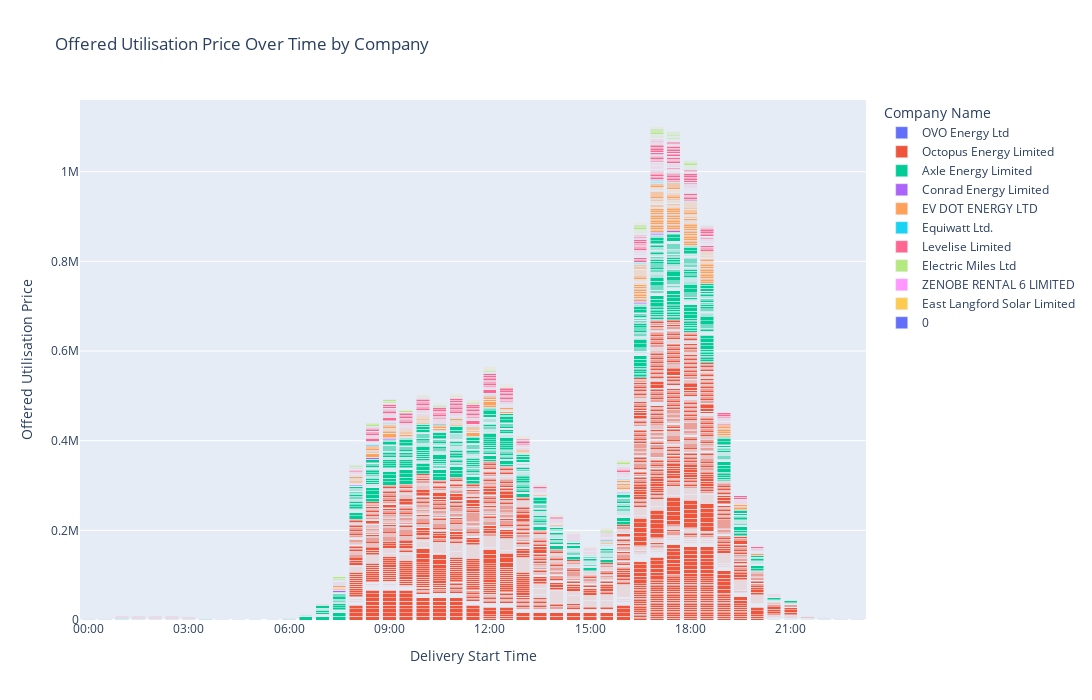

Notebook source saved alongside this figure:
### Markdown cell above
### Time of Day for Capaicity Utilisation pricing

### Code cell
data['Delivery Start Time'] = pd.to_datetime(data['Delivery Start Time'], format='%H:%M:%S')

fig = px.bar(data, 
              x='Delivery Start Time', 
              y='Offered Utilisation Price', 
              color='Company Name', 
              barmode='stack',  # Group bars by company
              title='Offered Utilisation Price Over Time by Company',
              labels={'Delivery Start Time': 'Delivery Start Time',
                      'Offered Utilisation Price': 'Offered Utilisation Price'},
            height=700, width=1500)

# Update layout for better appearance
fig.update_layout(
    xaxis_title='Delivery Start Time',
    yaxis_title='Offered Utilisation Price',
    xaxis=dict(tickformat='%H:%M'),  # Format x-axis for time
    legend_title='Company Name'
)

# Show the plot
fig.show()

### Figure 1 — Plotly figure (JSON) as saved in the notebook; plotly's stock layout.template omitted (floating-point values rounded to 4 significant figures; data arrays with more than 128 entries replaced by an {"elided": "..."} marker saying what was removed)
{"data": [{"alignmentgroup": "True", "hovertemplate": "Company Name=OVO Energy Ltd<br>Delivery Start Time=%{x}<br>Offered Utilisation Price=%{y}<extra></extra>", "legendgroup": "OVO Energy Ltd", "marker": {"color": "#636efa", "pattern": {"shape": ""}}, "name": "OVO Energy Ltd", "offsetgroup": "OVO Energy Ltd", "orientation": "v", "showlegend": true, "textposition": "auto", "type": "bar", "x": {"elided": "172 str values"}, "xaxis": "x", "y": {"elided": "172 int values"}, "yaxis": "y"}, {"alignmentgroup": "True", "hovertemplate": "Company Name=Octopus Energy Limited<br>Delivery Start Time=%{x}<br>Offered Utilisation Price=%{y}<extra></extra>", "legendgroup": "Octopus Energy Limited", "marker": {"color": "#EF553B", "pattern": {"shape": ""}}, "name": "Octopus Energy Limited", "offsetgroup": "Octopus Energy Limited", "orientation": "v", "showlegend": true, "textposition": "auto", "type": "bar", "x": {"elided": "6327 str values"}, "xaxis": "x", "y": {"elided": "6327 float values"}, "yaxis": "y"}, {"alignmentgroup": "True", "hovertemplate": "Company Name=Axle Energy Limited<br>Delivery Start Time=%{x}<br>Offered Utilisation Price=%{y}<extra></extra>", "legendgroup": "Axle Energy Limited", "marker": {"color": "#00cc96", "pattern": {"shape": ""}}, "name": "Axle Energy Limited", "offsetgroup": "Axle Energy Limited", "orientation": "v", "showlegend": true, "textposition": "auto", "type": "bar", "x": {"elided": "2446 str values"}, "xaxis": "x", "y": {"elided": "2446 float values"}, "yaxis": "y"}, {"alignmentgroup": "True", "hovertemplate": "Company Name=Conrad Energy Limited<br>Delivery Start Time=%{x}<br>Offered Utilisation Price=%{y}<extra></extra>", "legendgroup": "Conrad Energy Limited", "marker": {"color": "#ab63fa", "pattern": {"shape": ""}}, "name": "Conrad Energy Limited", "offsetgroup": "Conrad Energy Limited", "orientation": "v", "showlegend": true, "textposition": "auto", "type": "bar", "x": ["1900-01-01T17:00:00", "1900-01-01T07:30:00", "1900-01-01T08:00:00", "1900-01-01T08:30:00", "1900-01-01T09:00:00", "1900-01-01T16:30:00", "1900-01-01T16:00:00", "1900-01-01T16:30:00", "1900-01-01T17:00:00", "1900-01-01T17:30:00"], "xaxis": "x", "y": [3005, 2928, 2928, 2928, 2928, 3005, 2928, 2928, 2928, 2928], "yaxis": "y"}, {"alignmentgroup": "True", "hovertemplate": "Company Name=EV DOT ENERGY LTD<br>Delivery Start Time=%{x}<br>Offered Utilisation Price=%{y}<extra></extra>", "legendgroup": "EV DOT ENERGY LTD", "marker": {"color": "#FFA15A", "pattern": {"shape": ""}}, "name": "EV DOT ENERGY LTD", "offsetgroup": "EV DOT ENERGY LTD", "orientation": "v", "showlegend": true, "textposition": "auto", "type": "bar", "x": {"elided": "394 str values"}, "xaxis": "x", "y": {"elided": "394 float values"}, "yaxis": "y"}, {"alignmentgroup": "True", "hovertemplate": "Company Name=Equiwatt Ltd.<br>Delivery Start Time=%{x}<br>Offered Utilisation Price=%{y}<extra></extra>", "legendgroup": "Equiwatt Ltd.", "marker": {"color": "#19d3f3", "pattern": {"shape": ""}}, "name": "Equiwatt Ltd.", "offsetgroup": "Equiwatt Ltd.", "orientation": "v", "showlegend": true, "textposition": "auto", "type": "bar", "x": ["1900-01-01T16:30:00", "1900-01-01T17:00:00", "1900-01-01T15:30:00", "1900-01-01T16:00:00", "1900-01-01T16:30:00", "1900-01-01T17:00:00", "1900-01-01T07:30:00", "1900-01-01T08:00:00", "1900-01-01T08:30:00", "1900-01-01T09:00:00", "1900-01-01T09:30:00", "1900-01-01T10:00:00", "1900-01-01T10:30:00", "1900-01-01T11:00:00", "1900-01-01T11:30:00", "1900-01-01T12:00:00", "1900-01-01T15:30:00", "1900-01-01T16:00:00", "1900-01-01T16:30:00", "1900-01-01T17:00:00", "1900-01-01T17:30:00", "1900-01-01T18:00:00", "1900-01-01T07:30:00", "1900-01-01T08:00:00", "1900-01-01T08:30:00", "1900-01-01T09:00:00", "1900-01-01T16:30:00", "1900-01-01T17:00:00", "1900-01-01T17:30:00", "1900-01-01T18:00:00"], "xaxis": "x", "y": [1500, 1500, 1500, 1500, 1500, 1500, 1500, 1500, 1500, 1500, 1500, 1500, 1500, 1500, 1500, 1500, 1500, 1500, 1500, 1500, 1500, 1500, 1500, 1500, 1500, 1500, 1500, 1500, 1500, 1500], "yaxis": "y"}, {"alignmentgroup": "True", "hovertemplate": "Company Name=Levelise Limited<br>Delivery Start Time=%{x}<br>Offered Utilisation Price=%{y}<extra></extra>", "legendgroup": "Levelise Limited", "marker": {"color": "#FF6692", "pattern": {"shape": ""}}, "name": "Levelise Limited", "offsetgroup": "Levelise Limited", "orientation": "v", "showlegend": true, "textposition": "auto", "type": "bar", "x": {"elided": "812 str values"}, "xaxis": "x", "y": {"elided": "812 float values"}, "yaxis": "y"}, {"alignmentgroup": "True", "hovertemplate": "Company Name=Electric Miles Ltd<br>Delivery Start Time=%{x}<br>Offered Utilisation Price=%{y}<extra></extra>", "legendgroup": "Electric Miles Ltd", "marker": {"color": "#B6E880", "pattern": {"shape": ""}}, "name": "Electric Miles Ltd", "offsetgroup": "Electric Miles Ltd", "orientation": "v", "showlegend": true, "textposition": "auto", "type": "bar", "x": ["1900-01-01T16:30:00", "1900-01-01T17:00:00", "1900-01-01T08:30:00", "1900-01-01T09:00:00", "1900-01-01T17:30:00", "1900-01-01T18:00:00", "1900-01-01T07:30:00", "1900-01-01T08:00:00", "1900-01-01T08:30:00", "1900-01-01T09:00:00", "1900-01-01T09:30:00", "1900-01-01T10:00:00", "1900-01-01T10:30:00", "1900-01-01T11:00:00", "1900-01-01T11:30:00", "1900-01-01T16:00:00", "1900-01-01T16:30:00", "1900-01-01T17:00:00", "1900-01-01T17:00:00", "1900-01-01T17:30:00", "1900-01-01T18:00:00", "1900-01-01T17:00:00", "1900-01-01T17:30:00", "1900-01-01T18:00:00", "1900-01-01T16:30:00", "1900-01-01T17:00:00", "1900-01-01T17:30:00", "1900-01-01T18:00:00", "1900-01-01T12:00:00", "1900-01-01T12:30:00", "1900-01-01T13:00:00", "1900-01-01T15:30:00", "1900-01-01T16:00:00", "1900-01-01T16:30:00", "1900-01-01T17:00:00", "1900-01-01T17:30:00", "1900-01-01T18:00:00", "1900-01-01T18:30:00", "1900-01-01T16:00:00", "1900-01-01T16:30:00", "1900-01-01T17:00:00", "1900-01-01T17:30:00", "1900-01-01T07:30:00", "1900-01-01T08:00:00", "1900-01-01T08:30:00", "1900-01-01T09:00:00", "1900-01-01T16:00:00", "1900-01-01T16:30:00", "1900-01-01T17:00:00", "1900-01-01T17:30:00", "1900-01-01T18:00:00", "1900-01-01T07:30:00", "1900-01-01T08:00:00", "1900-01-01T16:00:00", "1900-01-01T16:30:00", "1900-01-01T17:00:00", "1900-01-01T17:30:00", "1900-01-01T18:00:00", "1900-01-01T18:30:00", "1900-01-01T07:30:00", "1900-01-01T08:00:00", "1900-01-01T08:30:00", "1900-01-01T09:00:00", "1900-01-01T09:30:00", "1900-01-01T10:00:00", "1900-01-01T10:30:00", "1900-01-01T11:00:00", "1900-01-01T11:30:00", "1900-01-01T12:00:00", "1900-01-01T15:30:00", "1900-01-01T16:00:00", "1900-01-01T16:30:00", "1900-01-01T17:00:00", "1900-01-01T17:30:00", "1900-01-01T18:00:00", "1900-01-01T07:30:00", "1900-01-01T08:00:00", "1900-01-01T08:30:00", "1900-01-01T09:00:00", "1900-01-01T16:30:00", "1900-01-01T17:00:00", "1900-01-01T17:30:00", "1900-01-01T18:00:00", "1900-01-01T16:30:00", "1900-01-01T17:00:00", "1900-01-01T16:30:00", "1900-01-01T17:00:00", "1900-01-01T17:30:00", "1900-01-01T18:00:00", "1900-01-01T17:30:00", "1900-01-01T18:00:00", "1900-01-01T16:30:00", "1900-01-01T17:00:00", "1900-01-01T17:30:00", "1900-01-01T18:00:00", "1900-01-01T15:30:00", "1900-01-01T16:00:00", "1900-01-01T16:30:00", "1900-01-01T17:00:00", "1900-01-01T16:30:00", "1900-01-01T17:00:00", "1900-01-01T17:30:00", "1900-01-01T18:00:00"], "xaxis": "x", "y": [1328, 1328, 1328, 1328, 1328, 1328, 14.3, 14.3, 14.3, 14.3, 14.3, 14.3, 14.3, 14.3, 14.3, 14.3, 14.3, 14.3, 1079, 1079, 1079, 1079, 1079, 1079, 1658, 1658, 1658, 1658, 1098, 1098, 1098, 1098, 1098, 1098, 1098, 1098, 1098, 1098, 1098, 1098, 1098, 1098, 1098, 1098, 1098, 1098, 1098, 1098, 1098, 1098, 1098, 1098, 1098, 1098, 1098, 1098, 1098, 1098, 1098, 3004, 3004, 3004, 3004, 3004, 3004, 3004, 3004, 3004, 3004, 3004, 3004, 3004, 3004, 3004, 3004, 3004, 3004, 3004, 3004, 3004, 3004, 3004, 3004, 2258, 2258, 2258, 2258, 2258, 2258, 2258, 2258, 84.4, 84.4, 84.4, 84.4, 3004, 3004, 3004, 3004, 84.4, 84.4, 84.4, 84.4], "yaxis": "y"}, {"alignmentgroup": "True", "hovertemplate": "Company Name=ZENOBE RENTAL 6 LIMITED<br>Delivery Start Time=%{x}<br>Offered Utilisation Price=%{y}<extra></extra>", "legendgroup": "ZENOBE RENTAL 6 LIMITED", "marker": {"color": "#FF97FF", "pattern": {"shape": ""}}, "name": "ZENOBE RENTAL 6 LIMITED", "offsetgroup": "ZENOBE RENTAL 6 LIMITED", "orientation": "v", "showlegend": true, "textposition": "auto", "type": "bar", "x": ["1900-01-01T16:30:00", "1900-01-01T17:00:00", "1900-01-01T08:30:00", "1900-01-01T09:00:00", "1900-01-01T17:30:00", "1900-01-01T18:00:00"], "xaxis": "x", "y": [1299, 1299, 1299, 1299, 1299, 1299], "yaxis": "y"}, {"alignmentgroup": "True", "hovertemplate": "Company Name=East Langford Solar Limited<br>Delivery Start Time=%{x}<br>Offered Utilisation Price=%{y}<extra></extra>", "legendgroup": "East Langford Solar Limited", "marker": {"color": "#FECB52", "pattern": {"shape": ""}}, "name": "East Langford Solar Limited", "offsetgroup": "East Langford Solar Limited", "orientation": "v", "showlegend": true, "textposition": "auto", "type": "bar", "x": {"elided": "276 str values"}, "xaxis": "x", "y": {"elided": "276 int values"}, "yaxis": "y"}, {"alignmentgroup": "True", "hovertemplate": "Company Name=0<br>Delivery Start Time=%{x}<br>Offered Utilisation Price=%{y}<extra></extra>", "legendgroup": "0", "marker": {"color": "#636efa", "pattern": {"shape": ""}}, "name": "0", "offsetgroup": "0", "orientation": "v", "showlegend": true, "textposition": "auto", "type": "bar", "x": {"elided": "4560 str values"}, "xaxis": "x", "y": {"elided": "4560 int values"}, "yaxis": "y"}], "layout": {"barmode": "stack", "height": 700, "legend": {"title": {"text": "Company Name"}, "tracegroupgap": 0}, "title": {"text": "Offered Utilisation Price Over Time by Company"}, "width": 1500, "xaxis": {"anchor": "y", "domain": [0, 1], "tickformat": "%H:%M", "title": {"text": "Delivery Start Time"}}, "yaxis": {"anchor": "x", "domain": [0, 1], "title": {"text": "Offered Utilisation Price"}}}}
